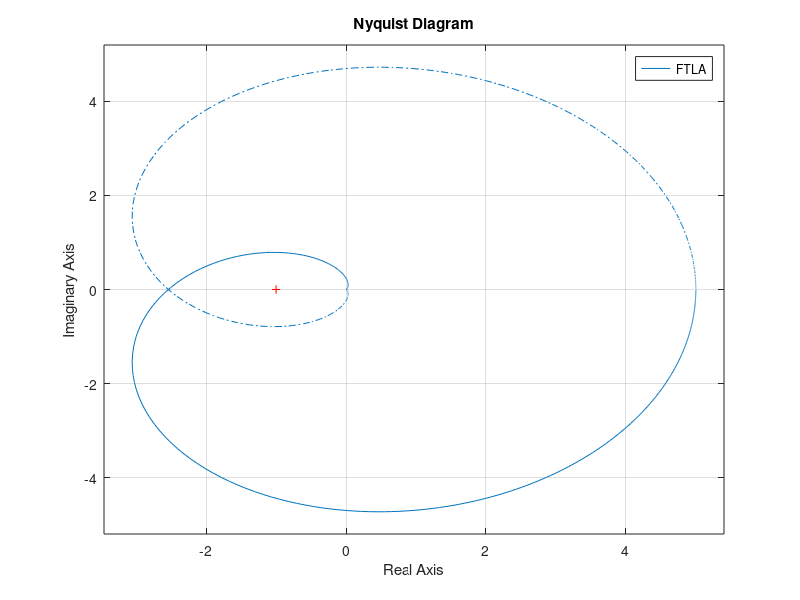
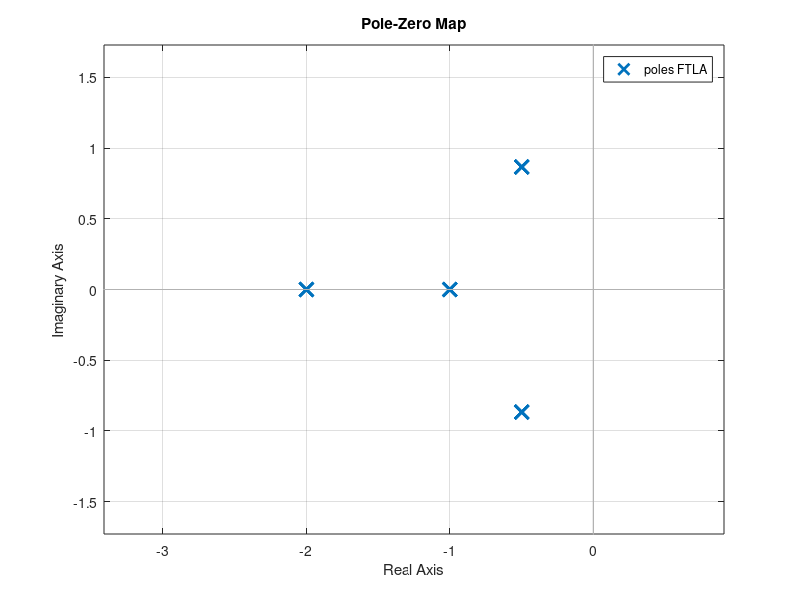
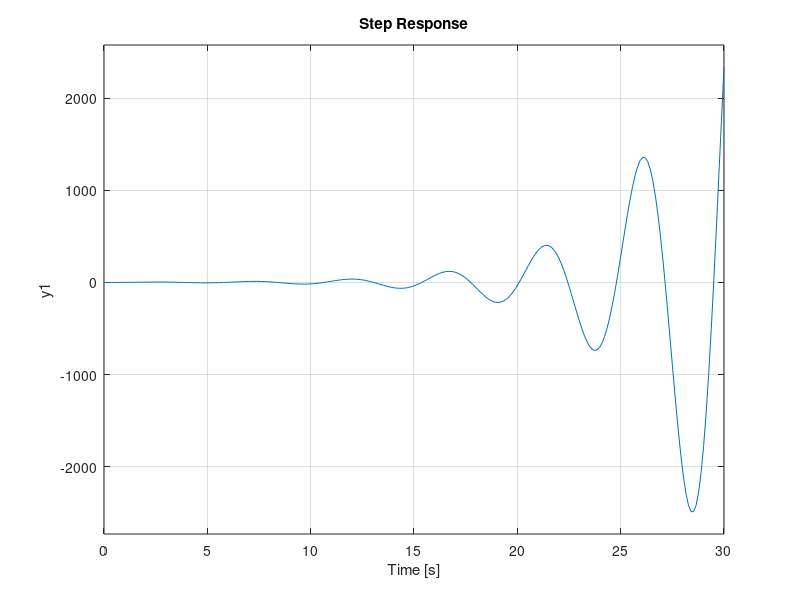
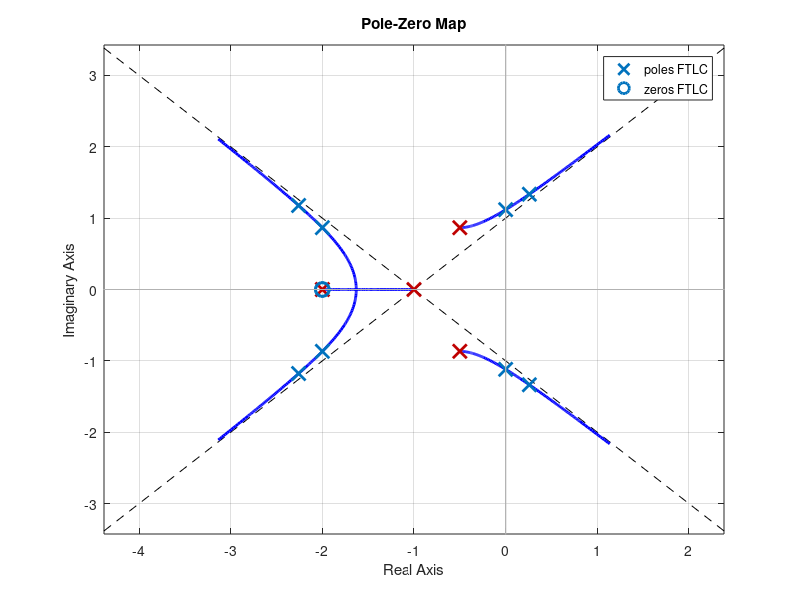

Write the MATLAB code that produced these figures, in order.
%% Nyquist - Sistema estable

k = 1;
num = [k];
den = [1 4 6 5 2];
FTLA = tf(num, den)

figure(1)
nyquist(FTLA)

figure(2)
pzmap(FTLA)

num = [1 2];
den = [1 4 6 5 3];
FTLC = tf(num, den)

figure(3)
step(FTLC)

figure(4)
rlocus(FTLA)

%% Nyquist - Sistema criticamente estable de fase minima

k = 3.9375;
num = [k];
den = [1 4 6 5 2];
FTLA = tf(num, den)

figure(1)
nyquist(FTLA)

figure(2)
pzmap(FTLA)

num = [k 2*k];
den = [1 4 6 5 2+k];
FTLC = tf(num, den)

figure(3)
step(FTLC)

figure(4)
pzmap(FTLC)

%% Nyquist - Sistema inestable de fase minima

k = 10;
num = [k];
den = [1 4 6 5 2];
FTLA = tf(num, den)

figure(1)
nyquist(FTLA)

figure(2)
pzmap(FTLA)

num = [10 20];
den = [1 4 6 5 12];
FTLC = tf(num, den)

figure(3)
step(FTLC)

figure(4)
pzmap(FTLC)